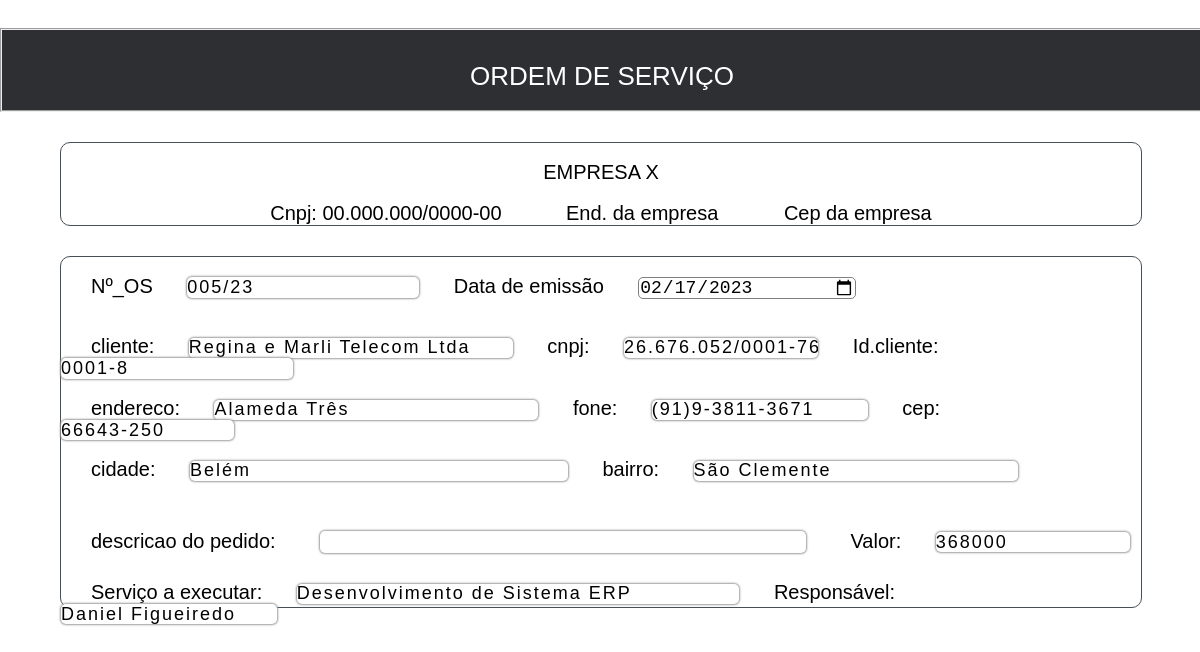
The page /gpp/dadosOS.php?id=5 on the database its author committed.
### tables this page shows
CREATE TABLE `ordem_de_servico` (
  `id` int NOT NULL AUTO_INCREMENT,
  `Nº_OS` varchar(10) NOT NULL,
  `id_cliente` varchar(45) NOT NULL,
  `cliente` varchar(115) NOT NULL,
  `cnpj` varchar(20) NOT NULL,
  `endereco` varchar(115) NOT NULL,
  `fone` varchar(15) NOT NULL,
  `cep` varchar(45) NOT NULL,
  `cidade` varchar(115) NOT NULL,
  `bairro` varchar(115) NOT NULL,
  `descricao` varchar(225) NOT NULL,
  `servico` varchar(225) NOT NULL,
  `responsavel` varchar(115) NOT NULL,
  `valor` double NOT NULL,
  `data_emissao` date NOT NULL,
  PRIMARY KEY (`id`,`Nº_OS`)
);

### gpp/dadosOS.php (the view, shortened to what this page needs)
<?php
    if(!empty($_GET['id'])){
        include_once('config.php');
        $id = $_GET['id'];
        $sqlSelect = "SELECT * FROM formulario.ordem_de_servico  WHERE id=$id";
        $result = $conexao->query($sqlSelect);
        if($result->num_rows > 0){
            while($user_data = mysqli_fetch_assoc($result)){
                $Nº_OS = $user_data['Nº_OS'];
                $id_cliente = $user_data['id_cliente'];
                $razao_social = $user_data['cliente'];
                $cnpj = $user_data['cnpj'];
                $telefone = $user_data['fone'];
                $endereco = $user_data['endereco'];
                $bairro = $user_data['bairro'];
                $cidade = $user_data['cidade'];
                $cep = $user_data['cep'];
                $servico = $user_data['servico'];
                $responsavel = $user_data['responsavel'];
                $descricao = $user_data['descricao'];
                $valor = $user_data['valor'];
                $data_emissao = $user_data['data_emissao'];
            }
        }
        else{
            header('Location: view.listaC.adm.php');
        }
    }
?>
<!DOCTYPE html>
<html lang="pt">
<head>
</head>
<header class="site-header sticky-top py-1 bg-dark text-white ">
        <nav class="container d-flex flex-column flex-md-row justify-content-between bg-dark">
         <a style="color:white;" class="py-2" href="view.GERportifolio.php" aria-label="Product">
        </a>
        </nav>
      </header>
<body>
    <div class="container">
        <fieldset><br>ORDEM DE SERVIÇO</fieldset>
            <div class="box" id="bx-bx">
            <br>
            <label >EMPRESA X</label><br><br>
            <label >Cnpj: 00.000.000/0000-00</label>
            <label >End. da empresa </label>
            <label >Cep da empresa</label>
            </div>
        <form action="os.php" method="POST">
            <div class="box" id="bx">
            <br>
            <label >Nº_OS</label>
            <input type="text" id="num" name="num" required class="input" autocomplete="off" placeholder="000/00" value="<?php echo $Nº_OS?>">
            <label >Data de emissão</label>
            <input type="date" id="data" name="data_emissao" required value="<?php echo $data_emissao?>"><br><br><br>
            <label for="cliente">cliente:</label>
            <input type="text" id="cliente" name="cliente" class="input" autocomplete="off" value="<?php echo $razao_social?>">
            <label for="cnpj">cnpj:</label>
            <input type="text" id="cnpj" name="cnpj" class="input" autocomplete="off" placeholder="00.000.000/0000-00" value="<?php echo $cnpj?>">
            <label for="id">Id.cliente:</label>
            <input type="text" id="id" name="id" class="input" autocomplete="off" value="<?php echo $id_cliente?>"><br><br>
            <label for="endereco">endereco:</label>
            <input type="text" id="endereco" name="endereco" class="input" autocomplete="off" value="<?php echo $endereco?>">
            <label for="telefone">fone:</label>
            <input type="tel" id="telefone" name="telefone" class="input" autocomplete="off" placeholder="(00)0-0000-0000" value="<?php echo $telefone?>">
            <label for="cep">cep:</label>
            <input type="text" id="cep" name="cep" class="input"autocomplete="off" placeholder="00000-000"value="<?php echo $cep?>"><br><br>
            <label for="cidade">cidade:</label>
            <input type="text" id="cidade" name="cidade" class="input" autocomplete="off" value="<?php echo $cidade?>">
            <label for="bairro">bairro:</label>
            <input type="text" id="bairro" name="bairro" class="input" autocomplete="off" value="<?php echo $bairro?>"><br>
            <label for="descricao">descricao do pedido:</label>
            <input type="text" id="descricao" name="descricao" class="input" autocomplete="off" value="<?php echo $descricao?>">
            <label for="valor" id="v">Valor:</label>
            <input type="text" id="valor" name="valor" class="input" autocomplete="off" placeholder="R$ 00,00" value="<?php echo $valor?>"><br><br>
            <label for="servico">Serviço a executar:</label>
            <input type="text" id="servico" name="servico" class="input" autocomplete="off" value="<?php echo $servico?>">
            <label for="responsavel">Responsável:</label>
            <input type="text" id="responsavel" name="responsavel" class="input" autocomplete="off" value="<?php echo $responsavel?>">
            <br><br><br>
        </div>
        </form>
    </div>
</body>
</html>

### gpp/dadosOS.php (style rules this page uses)
* { margin: 0; padding: 0; }
.box { border: 1px solid #454f58; margin-left: 60px; width: 90%; height: 90px; align-items: center; margin-top: 30px; border-radius: 10px; }
body { align-items: center; position: relatiave; font-family: Arial, Helvetica, sans-serif, 'Arial Narrow', Arial, sans-serif; }
#bx { height: 350px; }
#bx-bx { left: 60%; height: 60%; text-align: center; }
#descricao { width: 45%; margin: 10px; margin-top: 50px; height: 22px; }
.box label { font-size: 20px; flex-direction: column; margin: 30px; align-items: center; }
fieldset { background-color: rgb(45, 47, 51); width: 100%; height: 80px; color: white; text-align: center; font-size: 26PX; align-items: center; }
#servico { width: 41%; height: 20px; }
#valor { width: 18%; height: 20px; }
#responsavel { width: 20%; height: 20px; }
#cliente { width: 30%; height: 20px; }
#cnpj { width: 18%; height: 20px; }
#endereco { width: 30%; height: 20px; }
#bairro { height: 20px; width: 30%; }
#cep { width: 16%; height: 20px; }
#cidade { width: 35%; height: 20px; }
#telefone { height: 20px; width: 20%; }
#data { height: 20px; width: 20%; font-size: 18px; outline: none; border-radius: 5px; border: 1px solid gray; }
.input { font-size: 18px; text-decoration: none; border-style:unset; box-shadow: 0px 0px 2px 1px #9c9c9c; border-radius: 5px; outline: none; letter-spacing: 2px; }

### rows shown on the page
ordem_de_servico: num "005/23", data_emissao "02/17/2023", cliente "Regina e Marli Telecom Ltda", cnpj "26.676.052/0001-76", id "0001-8", endereco "Alameda Três", telefone "(91)9-3811-3671", cidade "Belém", bairro "São Clemente", valor "368000", servico "Desenvolvimento de Sistema ERP", responsavel "Daniel Figueiredo"
